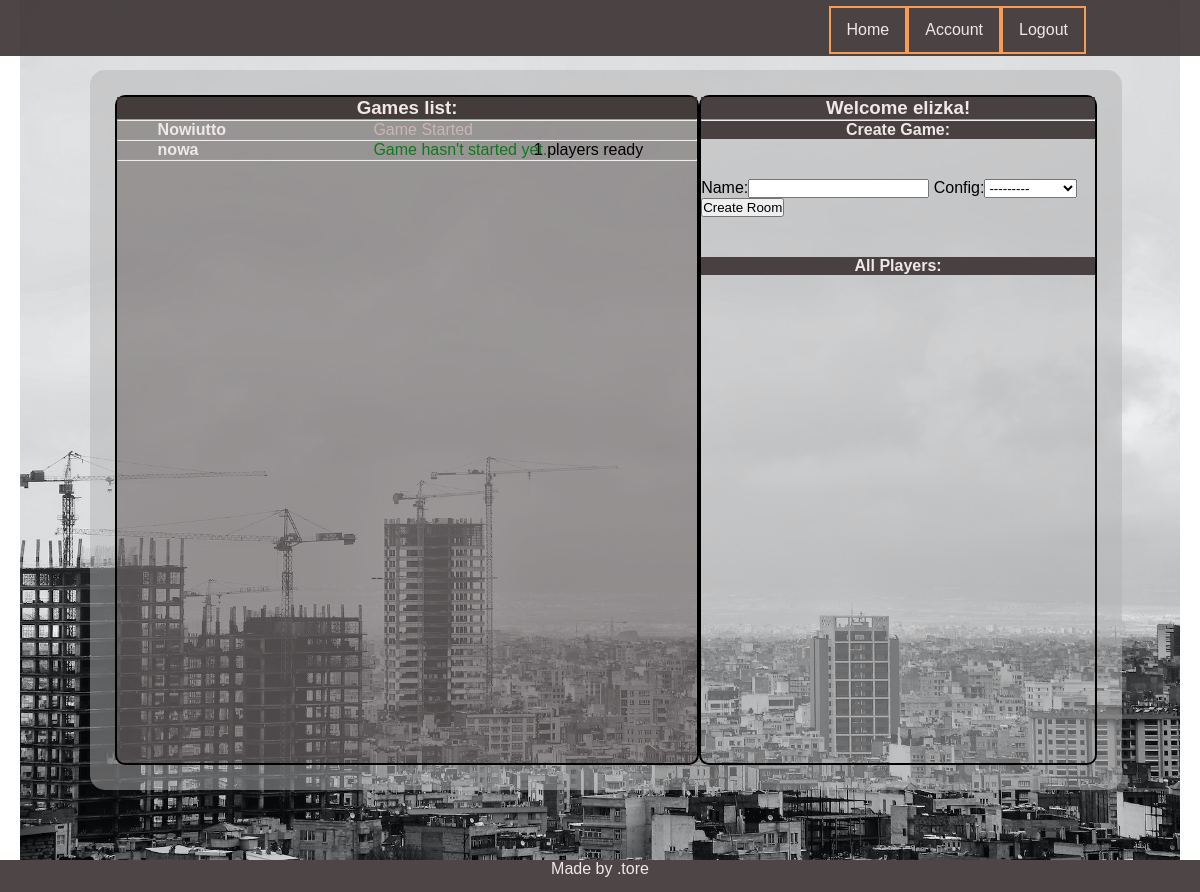
Before: /player/home/s (signed in) with the older database file.
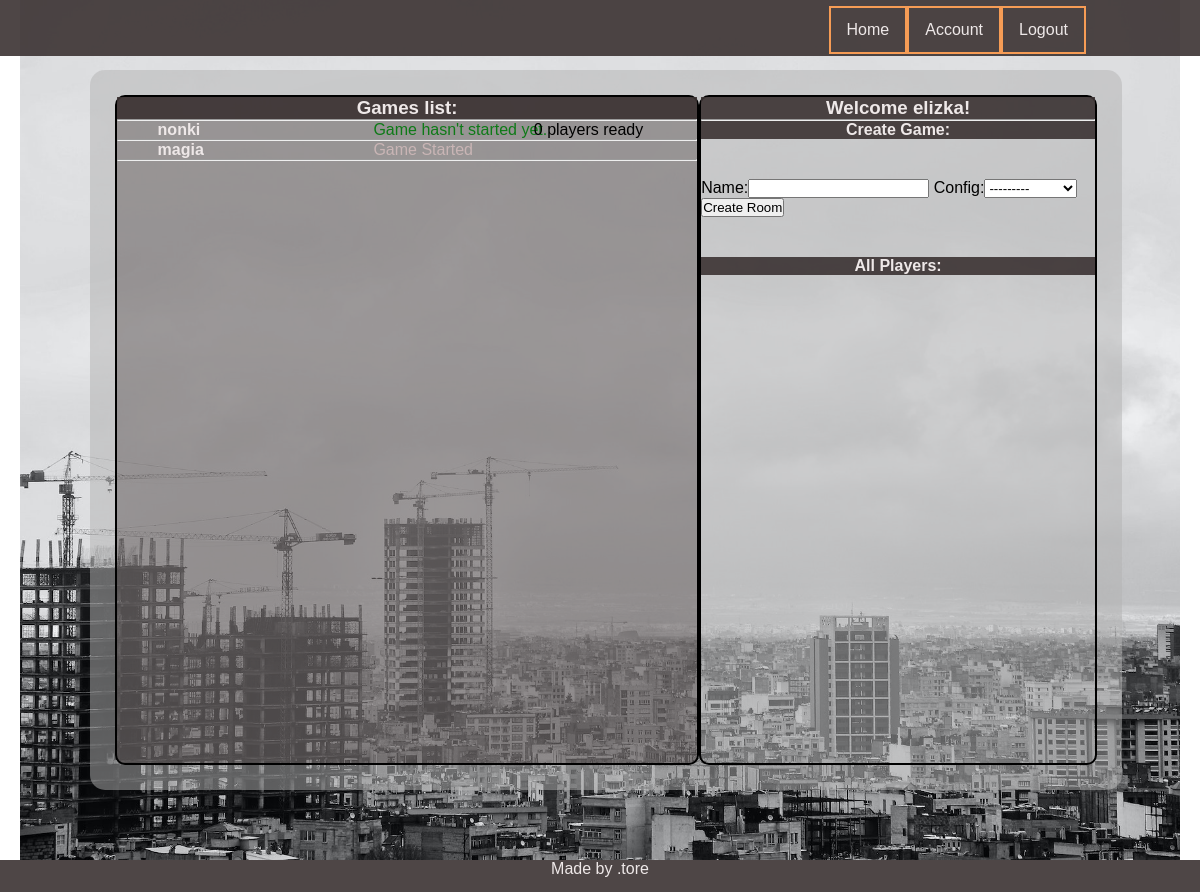
After: the same page with the newer database file.
### game/models.py (models this page shows, shortened)
class Game(models.Model):
    name = models.CharField(max_length=150)
    host = models.CharField(max_length=10)
    config = models.ForeignKey(Config, on_delete=models.CASCADE, related_name='game_config', blank=True, null=True)
    is_played = models.BooleanField(default=False)
    max_players = models.IntegerField(default=4)
    who_is_ready = models.ManyToManyField(Player, related_name="guys_ready", blank=True)
    who_is_playing = models.ManyToManyField(Player, related_name="guys_playing", blank=True)
    turn = models.IntegerField(default=1)
    turn_of_player = models.ForeignKey(Player, on_delete=models.CASCADE, related_name='czyja_tura', blank=True,
                                       null=True)
    @property
    def how_many_players_ready(self):
        return self.who_is_ready.count()

class Config(models.Model):
    name = models.CharField(max_length=150)
    nr_of_fields = models.IntegerField(default=28)
    special = models.IntegerField(default=8)
    start_money = models.IntegerField(default=1000)
    def __str__(self):
        return self.name

### player/models.py (models this page shows, shortened)
class Player(models.Model):
    name = models.ForeignKey(User, on_delete=models.CASCADE, related_name='player_name')
    parent = models.CharField(max_length =10)
    nick = models.CharField(max_length=10)
    in_game = models.CharField(max_length=200,default="",null=True)
    ready = models.BooleanField(default=False)
    moved = models.BooleanField(default=False, null=True, blank=True)
    money = models.IntegerField(default=150)
    position = models.IntegerField(default=0, null=True, blank=True)
    properties = models.CharField(max_length=400, null=True, default="")
    description = models.TextField(max_length=300, null=True)
    def __str__(self):
        return self.nick

### player/views.py (the view)
# urls.py: path('home/s', home, name='home'),
@login_required
def home(request):
    usr = request.user.username
    player = Player.objects.get(parent=usr)
    games = Game.objects.all()
    form = CreateGame
    args = {'usr': usr, 'games': games, 'form': form, 'player':player}
    return render(request, 'player/home.html', args)

### templates/player/home.html (shortened to what this page needs)
{% extends 'base.html' %} {% load static %}  {% block css %}
<link rel="stylesheet" href="{% static 'css/home.css' %}" />
{% endblock %} {% block content %}
<section class="lobby">
  <div class="__header">
    <h3>Games list:</h3>
  </div>
  <hr />
  <ul class="games_list">
    {% for g in games %}
    <div class="game_list__container">
      <li class="game_list__game">
        <a class="game_list__room" href="{% url 'detail' g.id %}">
          <strong>{{g.name}}</strong>
        </a>
        {% if g.is_played %}
        <span class="__game_status --gray">Game Started</span>
        {% else %}
        <span class="__game_status --green">Game hasn't started yet.</span>
        {% if g.how_many_players_ready == 4 %}
        <span class="__players_status --red"> Full</span> {% else %}
        <span class="__players_status">
          {{g.how_many_players_ready}} players ready{% endif %}
        </span>
        {% endif %}
      </li>
    </div>
    <hr />
    {% endfor %}
  </ul>
</section>
<section class="user_menu">
  <div class="__header">
    <h1>Welcome {{player}}!</h1>
  </div>
  <hr />
  <div class="__header">
    <h4>Create Game:</h4>
  </div>
  <form class="new_game_form" method="POST" action='{% url "new_room"%}'>
    {% csrf_token %} {{form}}
    <button type="submit" name="create" value="ok">Create Room</button>
  </form>
  <div class="__header">
    <h4>All Players:</h4>
  </div>
</section>
{% endblock %}

### templates/base.html (shortened to what this page needs)
{% load static %}
<!doctype html>
<html class="no-js" lang="en-en">
    <head>
        <link rel="stylesheet" href="{% static 'css/main.css' %}">
        {% block css %}
        {% endblock %}
</head>
<body>
   <nav class="navbar">
        <ul class ='navbar-list'>
            <li><a class="navbar-item" href="/">Home</a></li>
                {% if user.is_authenticated %}
            <li><a class="navbar-item" href="{% url 'player_account' user.username "pusty"%}">Account</a></li>
            <li><a class="navbar-item" href="{% url 'player_logout' %}">Logout</a></li>
                {% else %}
            <li><a class="navbar-item" href="{% url 'player_login' %}"> Login </a> </li>
                {% endif %}
        </ul>
    </nav>
        <div class ="bg">
            <section class='s_main'>
                <div class="content-container">
                    {% block content %}
                    {% endblock %}
                 </div>
            </section>
        </div>
    <footer>
        Made by .tore
    </footer>
</body>
</html>

### static/css/main.css (style rules this page uses)
* { padding: 0; margin: 0; box-sizing: border-box; }
body { font-family: "Noto Sans JP", sans-serif; }
:root { --main-bg-color: hsla(0, 0%, 70%, 50%); --main-bars-color: rgba(59, 50, 50, 0.9); --main-color-alpha: rgba(39, 26, 26, 0.3); --main-gold-border: #f69c55; --font-color: rgb(238, 232, 232); }
.navbar { position: absolute; height: 7vh; width: 100%; background-color: var(--main-bars-color); color: var(--font-color); z-index: 100; }
.navbar-list { position: absolute; display: flex; list-style: none; right: 10vw; height: 6vh; }
.navbar-item { display: flex; justify-content: center; align-items: center; height: 100%; width: 100%; border: 2px solid var(--main-gold-border); color: var(--font-color); text-decoration: none; margin: 6px; padding: 10px; font-weight: 400; z-index: 10; cursor: pointer; }
.s_main { position: relative; width: 100vw; padding: 50px; }
.bg { height: 100%; background: url(city_bg.jpg); background-size: cover; margin: 0 20px; }
.content-container { margin: 25px; padding: 25px; background-color: var(--main-bg-color); border-radius: 15px; }
footer { position: absolute; height: 4vh; width: 100vw; color: var(--font-color); background-color: var(--main-bars-color); text-align: center; }

### static/css/home.css (style rules this page uses)
.content-container { display: flex; margin: 20px; height: 90vh; width: 86vw; }
.user_menu, .lobby { border: 2px solid black; border-radius: 10px; }
.lobby { width: 70%; background-color: var(--main-color-alpha); }
.__header { color: var(--font-color); background-color: var(--main-bars-color); text-align: center; }
.games_list { list-style: none; }
.game_list__game { margin-left: 7%; position: relative; }
.game_list__room { text-decoration: none; color: var(--font-color); }
.__game_status, .__players_status { position: absolute; }
.__game_status { left: 40%; }
.__players_status { right: 10%; }
.new_game_form { margin: 40px 0; }
.--green { color: rgb(14, 122, 23); }
.--gray { color: rgb(201, 181, 181); }

Changed rows visible on the page:
removed Game: name "Nowiutto", is_played "Game Started"
removed Game: name "nowa", how_many_players_ready "1"
added Game: name "nonki", how_many_players_ready "0"
added Game: name "magia", is_played "Game Started"
